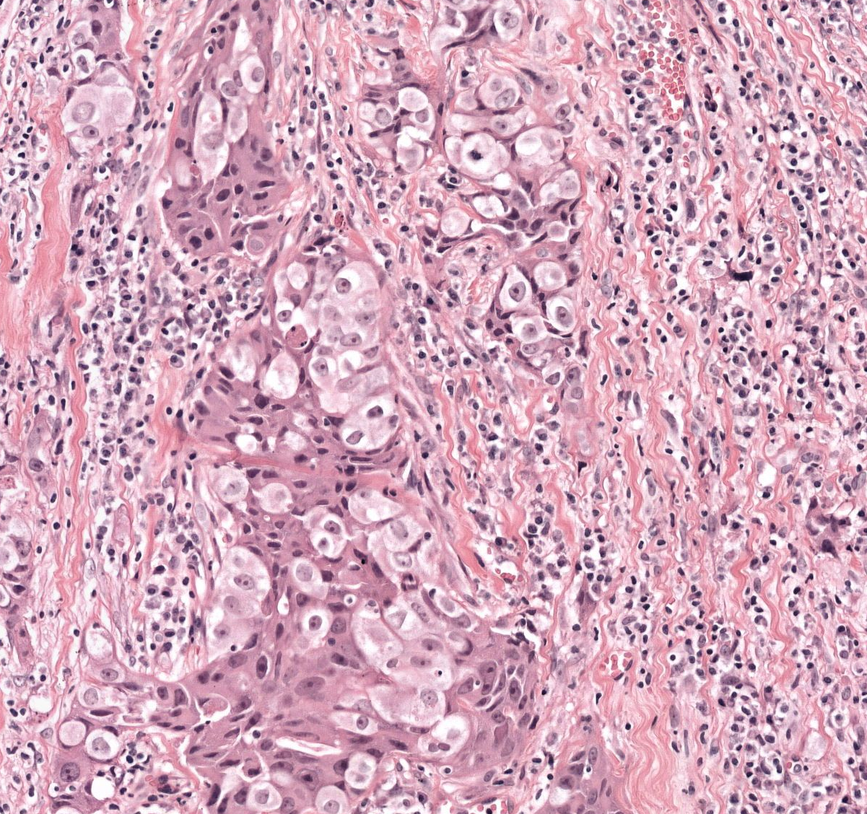
#> input picture Traditional Image Processing/wsi.png, 867 x 814 px, shrunk from 1201 x 1128 before the run
$ python tils_detection.py
#> lines starting #> are read from the running program, lines starting #| are printed output that depends on the picture; after the words box and inside, x2 and y2 are one past the last pixel; in counts of white or black regions, pixels touching at a corner belong together; long printed decimals are rounded
### Traditional Image Processing/count_tp_fp_fn.py
import numpy as np
from score_detection import score_detection

def count_tp_fp_fn(gt,pred,hit_distance,resolution):
    pred = np.array(pred)
    gt = np.array(gt)
    hit_distance = hit_distance/resolution
    if gt.shape[0]>0:
        if pred.shape[0]>0:
            tp,fp,fn = score_detection(gt, pred, hit_distance)
        else:
            tp = 0
            fp = 0
            fn = gt.shape[0]
    else:
        tp = np.nan
        fn = np.nan
        fp = pred.shape[0]
    return [tp, fp, fn]

### Traditional Image Processing/score_detection.py
from collections import namedtuple

from numpy import array
from sklearn.neighbors import BallTree

DetectionScore = namedtuple(
    "DetectionScore", ["true_positives","false_positives", "false_negatives"]
)


def score_detection(ground_truth, predictions,radius):
    """
    Generates the number of true positives, false positives and false negatives
    for the ground truth points given the predicted points.

    If multiple predicted points hit one ground truth point then this is
    considered as 1 true positive, and 0 false negatives.

    If one predicted point is a hit for N ground truth points then this is
    considered as 1 true positive, and N-1 false negatives.

    Parameters
    ----------
    ground_truth
        A list of the ground truth points
    predictions
        A list of the predicted points
    radius
        The maximum distance that two points can be separated by in order to
        be considered a hit

    Returns
    -------

    A tuple containing the number of true positives, false positives and
    false negatives.

    """

    if len(ground_truth) == 0:
        return DetectionScore(
            true_positives=0,
            false_negatives=0,
            false_positives=len(predictions),
        )
    elif len(predictions) == 0:
        return DetectionScore(
            true_positives=0,
            false_negatives=len(ground_truth),
            false_positives=0,
        )

    hits_for_targets = find_hits_for_targets(
        targets=ground_truth, predictions=predictions, radius=radius
    )

    true_positives = 0
    false_negatives = 0
    prediction_hit_a_target = [False] * len(predictions)

    for hits_for_target in hits_for_targets:
        for hit_idx in hits_for_target:
            # Go from the nearest to the farthest hit, mark the closest one
            # as a hit for this point
            if not prediction_hit_a_target[hit_idx]:
                prediction_hit_a_target[hit_idx] = True
                true_positives += 1
                break
        else:
            false_negatives += 1

    false_positives = prediction_hit_a_target.count(False)

    if not all(
        [
            0 <= true_positives <= min(len(predictions), len(ground_truth)),
            0 <= false_positives <= len(predictions),
            0 <= false_negatives <= len(ground_truth),
            true_positives + false_negatives == len(ground_truth),
            true_positives + false_positives == len(predictions),
        ]
    ):
        raise RuntimeError("Evaluation failed.")

    return DetectionScore(
        true_positives=true_positives,
        false_positives=false_positives,
        false_negatives=false_negatives
    )


def find_hits_for_targets(targets, predictions,radius):
    """
    Generates a list of the predicted points that are within a radius r of the
    targets. The indicies are returned in sorted order, from closest to
    farthest point.

    Parameters
    ----------
    targets
        A list of target points
    predictions
        A list of predicted points
    radius
        The maximum distance that two points can be apart for them to be
        considered a hit

    Returns
    -------

    A list which has the same length as the targets list. Each element within
    this list contains another list that contains the indicies of the
    predictions that are considered hits.

    """
    predictions_tree = BallTree(array(predictions))
    hits, _ = predictions_tree.query_radius(
        X=targets, r=radius, return_distance=True, sort_results=True
    )
    return hits

### Traditional Image Processing/tils_detection.py
import cv2
import numpy as np
import matplotlib.pyplot as plt

def fill_holes(gray):
    flood_filled = gray.copy()
    h, w = gray.shape[:2]
    mask = np.zeros((h+2, w+2), np.uint8)

    # Flood fill from point (0, 0)
    cv2.floodFill(flood_filled, mask, (0, 0), 255)

    # Invert flood-filled image
    flood_filled_inv = cv2.bitwise_not(flood_filled)

    # Combine with original to fill holes
    filled = gray | flood_filled_inv
    return filled

def remove_noise(gray):
    # Find connected components
    num_labels, labels, stats, _ = cv2.connectedComponentsWithStats(gray, connectivity=8)
    filtered_img = np.zeros_like(gray)
    min_area = 20
    max_area = 80
    for i in range(1, num_labels):  # skip background (label 0)
        if stats[i, cv2.CC_STAT_AREA] >= min_area and stats[i, cv2.CC_STAT_AREA] <= max_area:
            filtered_img[labels == i] = 255
    return filtered_img

# Load image in color
image = cv2.imread(r'wsi.png')
#> image is the input picture: shape (814, 867, 3); mean B, G, R 188.7, 168.6, 210.8
image = cv2.cvtColor(image, cv2.COLOR_BGR2RGB)
tils = np.load(r'wsi_tils.npy')
#> (reads Traditional Image Processing/wsi_tils.npy from the repository)
plt.figure()
plt.imshow(image)
if len(tils)>0:
    plt.scatter(tils[:,0], tils[:,1], facecolors = 'none', edgecolors = 'r', s = 10)
plt.axis('off')
plt.show()
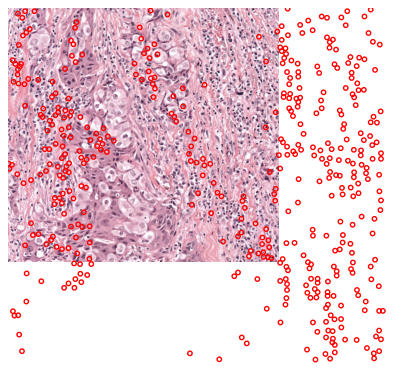
#> figure drawn by matplotlib, 1 panel

# Convert to grayscale
gray = cv2.cvtColor(image, cv2.COLOR_RGB2GRAY)
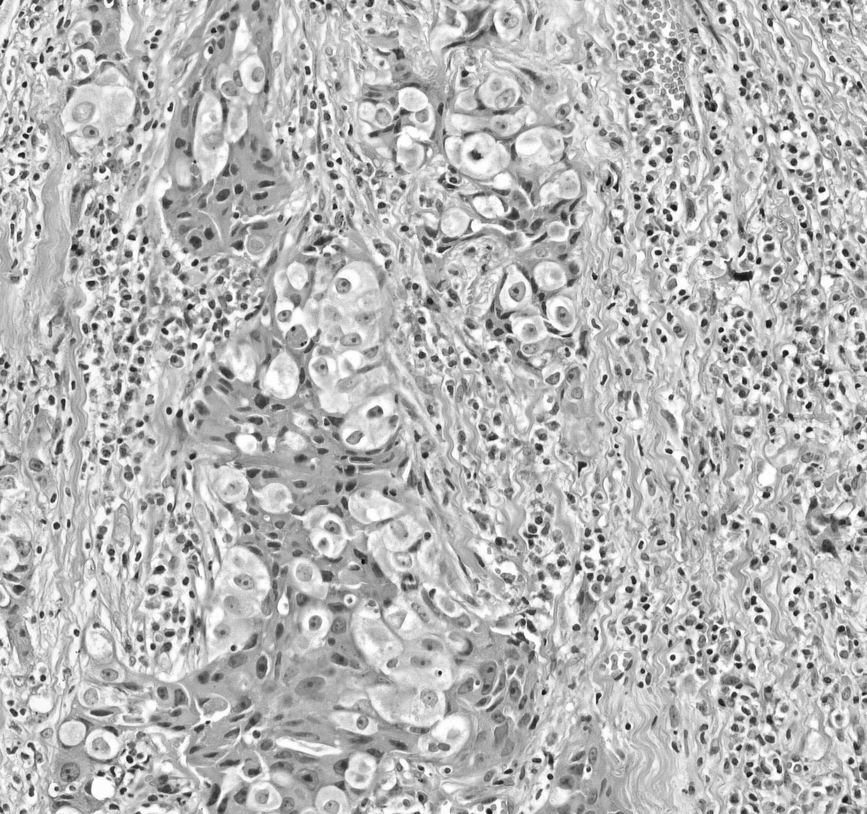
#> gray: shape (814, 867); min 3, max 255, mean 183.5

gray = cv2.inRange(gray, 0,100)
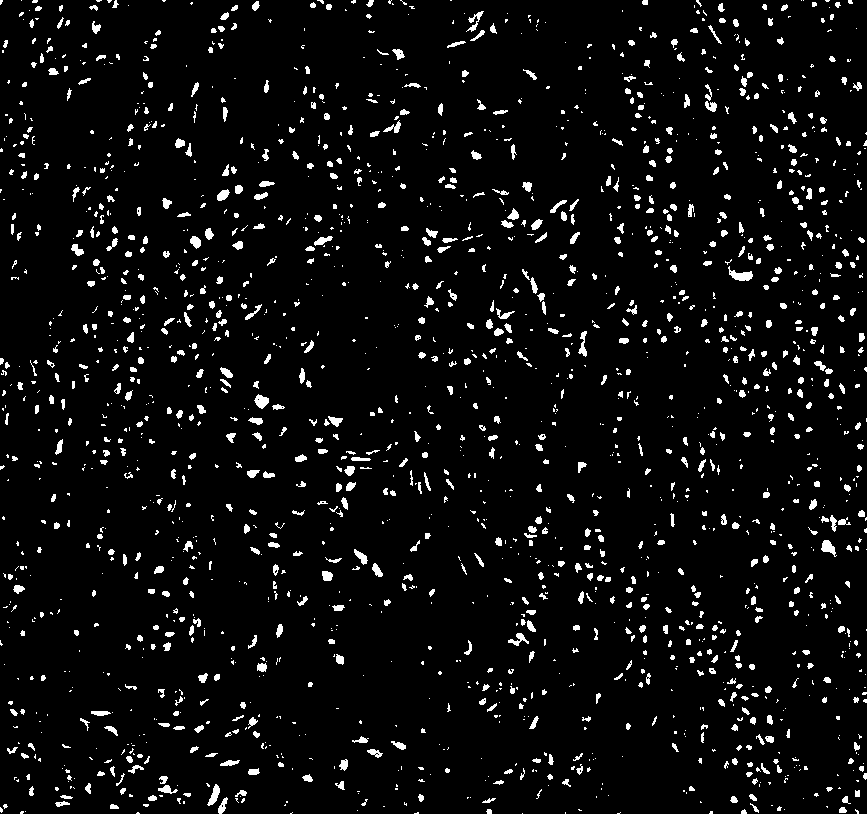
#> gray: shape (814, 867); 5.1% white; 1984 white regions (1184 under 20 px), largest, box (x1, y1, x2, y2) and area: (728, 266, 753, 281) 185, (821, 540, 837, 557) 143, (254, 394, 269, 409) 140
plt.figure()
plt.imshow(gray, cmap = 'gray')
plt.axis('off')
plt.show()

gray = remove_noise(gray)
#> in remove_noise, `num_labels, labels, stats, _ = cv2.connectedComponentsWithStats(gray, ..`:
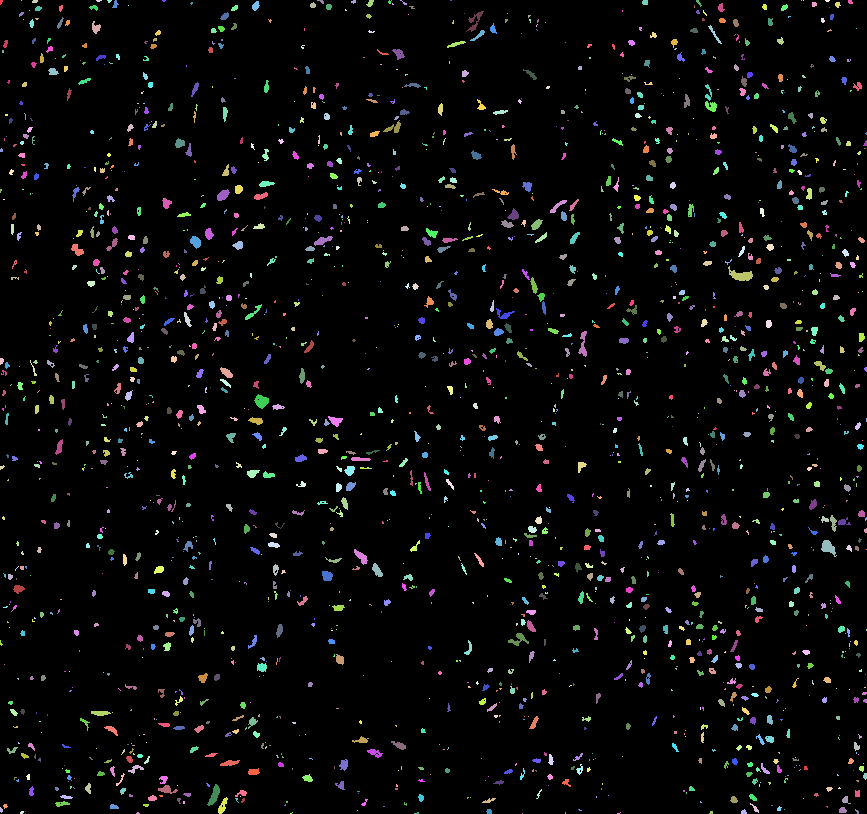
#> labels: shape (814, 867) int32; 1985 distinct labels, from 0 to 1984; one colour per label, 0 black
#> in remove_noise, `num_labels, labels, stats, _ = cv2.connectedComponentsWithStats(gray, ..`: num_labels = 1985; stats = 1985 rows, first 6: [0, 0, 867, 814, 669669], [0, 0, 3, 5, 11], [21, 0, 1, 1, 1], [32, 0, 6, 3, 16], [96, 0, 6, 2, 9], [107, 0, 5, 3, 10]
#> after the loop in remove_noise, `for i in range(1, num_labels):`:
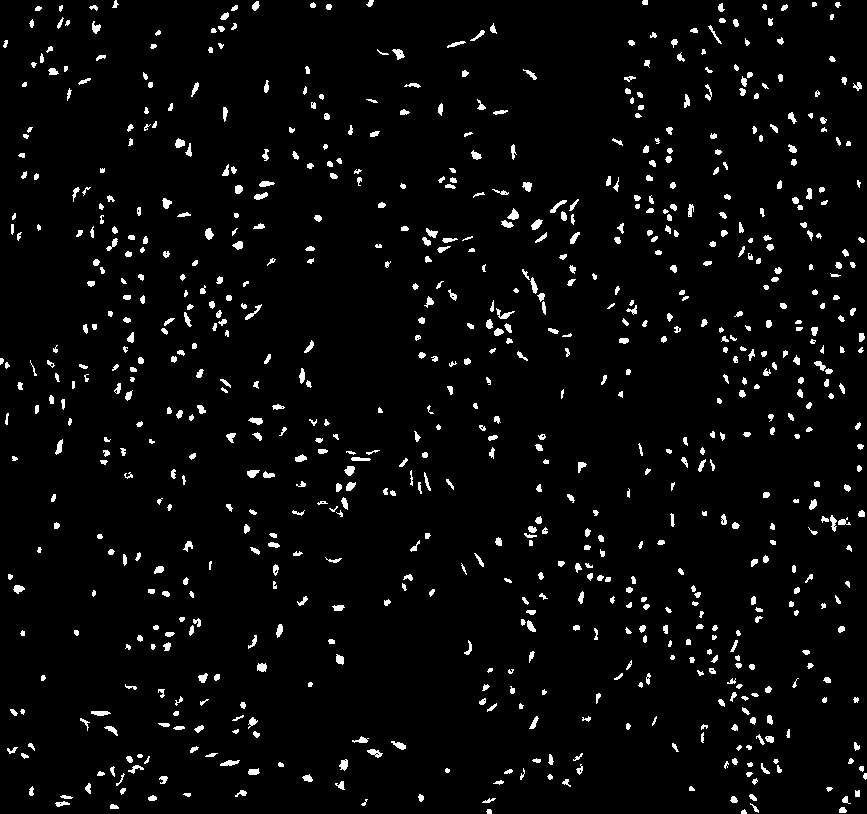
#> filtered_img: shape (814, 867); 3.7% white; 780 white regions
plt.figure()
plt.imshow(gray, cmap='gray')
plt.axis("off")
plt.show()

# [7 lines of commented-out code are left out]
contours, _= cv2.findContours(gray, cv2.RETR_TREE, cv2.CHAIN_APPROX_SIMPLE)
#> contours = 832 contours, 407 with area under 20; largest, box (x1, y1, x2, y2) and area: (507, 208, 519, 220) 64, (392, 49, 405, 60) 64, (531, 219, 543, 230) 62, (344, 466, 355, 476) 62, (367, 749, 383, 758) 61
contours = [i for i in contours if i.shape[0]>3] # to include counters with more than 3 edges
contours = [i[:,0,:] for i in contours]
#> contours = 832 items
contours = [np.vstack([i, i[0,:]]) for i in contours]

plt.figure()
plt.imshow(gray, cmap = 'gray')
if len(contours)>0:
    for c in contours:
        plt.plot(c[:,0],c[:,1], linewidth = 1)
plt.axis('off')
plt.show()
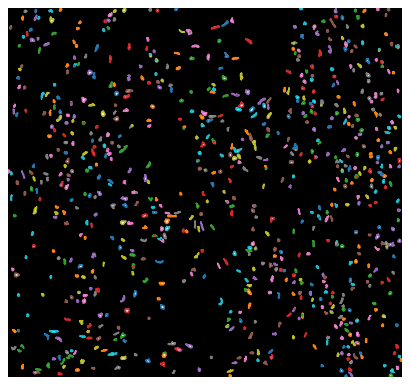
#> figure drawn by matplotlib, 1 panel

predicted_tils = np.array([np.mean(i, axis = 0) for i in contours])
#> predicted_tils = 832 pairs, first value 1.44 to 864.4, second value 1.71 to 810.8

from count_tp_fp_fn import count_tp_fp_fn
tp_fp_fn = count_tp_fp_fn(tils, predicted_tils, 8, 1)
#> in count_tp_fp_fn, `pred = np.array(pred)`: pred has the same summary as predicted_tils outside count_tp_fp_fn
#> in score_detection, `prediction_hit_a_target = [False] * len(predictions)`: prediction_hit_a_target = 832 items, first 6: False, False, False, False, False, False
#> the loop in score_detection, `for hits_for_target in hits_for_targets:` made 443 passes
#> after the loop in score_detection, `for hits_for_target in hits_for_targets:`: false_negatives = 401; true_positives = 42
#> in score_detection, `false_positives = prediction_hit_a_target.count(False)`: false_positives = 790
#> in count_tp_fp_fn, `tp,fp,fn = score_detection(gt, pred, hit_distance)`: tp = 42; fp = 790; fn = 401
#> tp_fp_fn = [42, 790, 401]

plt.figure()
plt.imshow(image)
if len(tils)>0:
    plt.scatter(tils[:,0], tils[:,1], facecolors = 'none', edgecolors = 'r', s = 10)
if len(predicted_tils)>0:
    plt.scatter(predicted_tils[:,0], predicted_tils[:,1], facecolors = 'none', edgecolors = 'b', s = 10)
plt.title('TP, FP, FN = '+str(tp_fp_fn))
plt.axis('off')
plt.show()
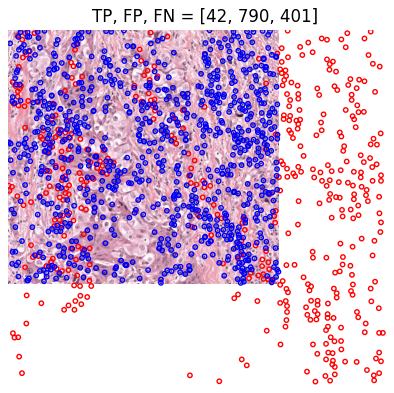
#> figure drawn by matplotlib, 1 panel

print('Sen = '+str(tp_fp_fn[0]/(tp_fp_fn[0]+tp_fp_fn[2])))
#| Sen = 0.09481
print('FPs = '+str(tp_fp_fn[1]))
#| FPs = 790
